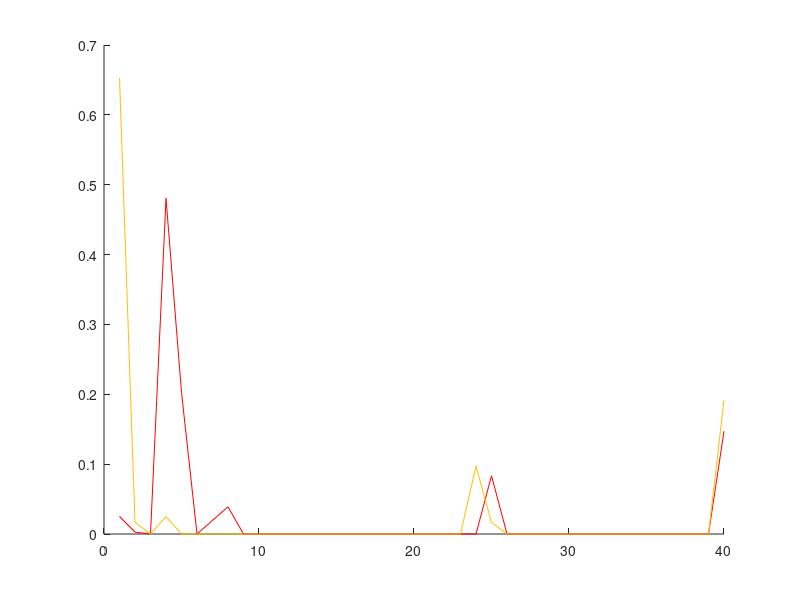

MATLAB code for this plot:
a1 = [0.23333333333333334, 0.0, 0.0, 0.0, 0.0, 0.0, 0.0, 0.0, 0.0, 0.12777777777777777, 0.030555555555555555, 0.0, 0.0, 0.0, 0.0, 0.0, 0.0, 0.0, 0.0, 0.0, 0.0, 0.0, 0.0, 0.0, 0.0, 0.0, 0.0, 0.0, 0.0, 0.0, 0.0, 0.0, 0.0, 0.0, 0.0, 0.0, 0.0, 0.0, 0.0, 0.6083333333333333]
a2 = [0.4527777777777778, 0.03888888888888889, 0.0, 0.0, 0.18333333333333332, 0.0, 0.027777777777777776, 0.0, 0.0, 0.0, 0.0, 0.0, 0.0, 0.0, 0.0, 0.0, 0.0, 0.0, 0.0, 0.0, 0.0, 0.0, 0.0, 0.0, 0.0, 0.0, 0.0, 0.0, 0.0, 0.0, 0.0, 0.0, 0.0, 0.0, 0.0, 0.0, 0.0, 0.0, 0.0, 0.2972222222222222]
a4 = [0.19166666666666668, 0.0, 0.0, 0.0, 0.0, 0.0, 0.1111111111111111, 0.022222222222222223, 0.0, 0.0, 0.0, 0.0, 0.0, 0.0, 0.0, 0.0, 0.025, 0.0, 0.0, 0.0, 0.0, 0.0, 0.0, 0.0, 0.0, 0.0, 0.0, 0.0, 0.0, 0.0, 0.0, 0.0, 0.0, 0.0, 0.0, 0.0, 0.0, 0.0, 0.0, 0.65]
a5 = [0.6527777777777778, 0.016666666666666666, 0.0, 0.025, 0.0, 0.0, 0.0, 0.0, 0.0, 0.0, 0.0, 0.0, 0.0, 0.0, 0.0, 0.0, 0.0, 0.0, 0.0, 0.0, 0.0, 0.0, 0.0, 0.09722222222222222, 0.016666666666666666, 0.0, 0.0, 0.0, 0.0, 0.0, 0.0, 0.0, 0.0, 0.0, 0.0, 0.0, 0.0, 0.0, 0.0, 0.19166666666666668]
a7 = [0.24444444444444444, 0.005555555555555556, 0.0, 0.2111111111111111, 0.005555555555555556, 0.022222222222222223, 0.0, 0.0, 0.0, 0.0, 0.0, 0.0, 0.0, 0.0, 0.0, 0.06388888888888888, 0.011111111111111112, 0.0, 0.0, 0.0, 0.0, 0.0, 0.0, 0.0, 0.0, 0.0, 0.0, 0.0, 0.0, 0.0, 0.0, 0.0, 0.0, 0.0, 0.0, 0.0, 0.0, 0.0, 0.0, 0.4361111111111111]

b1 = [0.025, 0.002777777777777778, 0.0, 0.48055555555555557, 0.20277777777777778, 0.0, 0.019444444444444445, 0.03888888888888889, 0.0, 0.0, 0.0, 0.0, 0.0, 0.0, 0.0, 0.0, 0.0, 0.0, 0.0, 0.0, 0.0, 0.0, 0.0, 0.0, 0.08333333333333333, 0.0, 0.0, 0.0, 0.0, 0.0, 0.0, 0.0, 0.0, 0.0, 0.0, 0.0, 0.0, 0.0, 0.0, 0.14722222222222223]
b7 = [0.24444444444444444, 0.005555555555555556, 0.0, 0.2111111111111111, 0.005555555555555556, 0.022222222222222223, 0.0, 0.0, 0.0, 0.0, 0.0, 0.0, 0.0, 0.0, 0.0, 0.06388888888888888, 0.011111111111111112, 0.0, 0.0, 0.0, 0.0, 0.0, 0.0, 0.0, 0.0, 0.0, 0.0, 0.0, 0.0, 0.0, 0.0, 0.0, 0.0, 0.0, 0.0, 0.0, 0.0, 0.0, 0.0, 0.4361111111111111]

cc=hsv(8);
figure; 
hold on;


% plot(a7, 'color',cc(1,:)); hold on;
% plot(a2, 'color',cc(2,:)); hold on;
% plot(a1, 'color',cc(3,:)); hold on;
% plot(a4, 'color',cc(4,:)); hold on;
% plot(a5, 'color',cc(5,:)); hold on;

plot(b1, 'color',cc(1,:)); hold on;
plot(a5, 'color',cc(2,:)); hold on;
% plot(a7, 'color',cc(3,:)); hold on;
